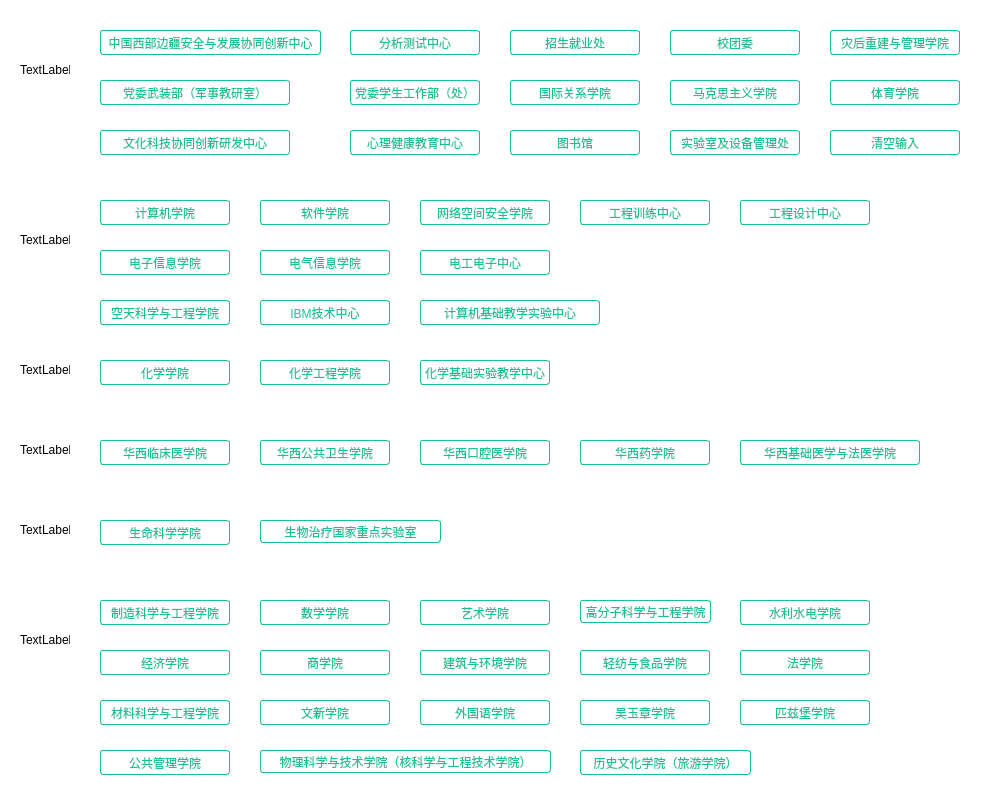
<?xml version="1.0" encoding="UTF-8"?>
<ui version="4.0">
 <class>ProfessionChooseForm</class>
 <widget class="QWidget" name="ProfessionChooseForm">
  <property name="geometry">
   <rect>
    <x>0</x>
    <y>0</y>
    <width>1002</width>
    <height>787</height>
   </rect>
  </property>
  <property name="windowTitle">
   <string>Form</string>
  </property>
  <property name="styleSheet">
   <string notr="true">QPushButton {
	border: 1px solid ; 
    border-radius: 3px; 
	border-color:rgb(29,191,151);
    background: white;  
    color:rgb(29,191,151);
}

QPushButton:hover {
	border: 1px solid ; 
    border-radius: 3px; 
	border-color:rgb(29,191,151);
    background: rgb(128,243,215);  
    color:rgb(29,191,151);
}

QWidget {
	background:#FFFFFF;
}</string>
  </property>
  <widget class="QLabel" name="label_1">
   <property name="geometry">
    <rect>
     <x>20</x>
     <y>180</y>
     <width>50</width>
     <height>120</height>
    </rect>
   </property>
   <property name="text">
    <string>TextLabel</string>
   </property>
  </widget>
  <widget class="QPushButton" name="pushButton_23">
   <property name="geometry">
    <rect>
     <x>260</x>
     <y>300</y>
     <width>130</width>
     <height>25</height>
    </rect>
   </property>
   <property name="text">
    <string>IBM技术中心</string>
   </property>
  </widget>
  <widget class="QLabel" name="label_0">
   <property name="geometry">
    <rect>
     <x>20</x>
     <y>10</y>
     <width>50</width>
     <height>120</height>
    </rect>
   </property>
   <property name="text">
    <string>TextLabel</string>
   </property>
  </widget>
  <widget class="QLabel" name="label_2">
   <property name="geometry">
    <rect>
     <x>20</x>
     <y>340</y>
     <width>50</width>
     <height>60</height>
    </rect>
   </property>
   <property name="text">
    <string>TextLabel</string>
   </property>
  </widget>
  <widget class="QPushButton" name="pushButton_0">
   <property name="geometry">
    <rect>
     <x>100</x>
     <y>30</y>
     <width>221</width>
     <height>25</height>
    </rect>
   </property>
   <property name="text">
    <string>中国西部边疆安全与发展协同创新中心</string>
   </property>
  </widget>
  <widget class="QPushButton" name="pushButton_6">
   <property name="geometry">
    <rect>
     <x>350</x>
     <y>80</y>
     <width>130</width>
     <height>25</height>
    </rect>
   </property>
   <property name="text">
    <string>党委学生工作部（处）</string>
   </property>
  </widget>
  <widget class="QPushButton" name="pushButton_5">
   <property name="geometry">
    <rect>
     <x>100</x>
     <y>80</y>
     <width>190</width>
     <height>25</height>
    </rect>
   </property>
   <property name="text">
    <string>党委武装部（军事教研室）</string>
   </property>
  </widget>
  <widget class="QPushButton" name="pushButton_1">
   <property name="geometry">
    <rect>
     <x>350</x>
     <y>30</y>
     <width>130</width>
     <height>25</height>
    </rect>
   </property>
   <property name="text">
    <string>分析测试中心</string>
   </property>
  </widget>
  <widget class="QPushButton" name="pushButton_50">
   <property name="geometry">
    <rect>
     <x>100</x>
     <y>750</y>
     <width>130</width>
     <height>25</height>
    </rect>
   </property>
   <property name="text">
    <string>公共管理学院</string>
   </property>
  </widget>
  <widget class="QPushButton" name="pushButton_25">
   <property name="geometry">
    <rect>
     <x>100</x>
     <y>360</y>
     <width>130</width>
     <height>25</height>
    </rect>
   </property>
   <property name="text">
    <string>化学学院</string>
   </property>
  </widget>
  <widget class="QPushButton" name="pushButton_27">
   <property name="geometry">
    <rect>
     <x>420</x>
     <y>360</y>
     <width>130</width>
     <height>25</height>
    </rect>
   </property>
   <property name="text">
    <string>化学基础实验教学中心</string>
   </property>
  </widget>
  <widget class="QPushButton" name="pushButton_28">
   <property name="geometry">
    <rect>
     <x>100</x>
     <y>440</y>
     <width>130</width>
     <height>25</height>
    </rect>
   </property>
   <property name="text">
    <string>华西临床医学院</string>
   </property>
  </widget>
  <widget class="QPushButton" name="pushButton_35">
   <property name="geometry">
    <rect>
     <x>100</x>
     <y>600</y>
     <width>130</width>
     <height>25</height>
    </rect>
   </property>
   <property name="text">
    <string>制造科学与工程学院</string>
   </property>
  </widget>
  <widget class="QPushButton" name="pushButton_9">
   <property name="geometry">
    <rect>
     <x>830</x>
     <y>80</y>
     <width>130</width>
     <height>25</height>
    </rect>
   </property>
   <property name="text">
    <string>体育学院</string>
   </property>
  </widget>
  <widget class="QPushButton" name="pushButton_26">
   <property name="geometry">
    <rect>
     <x>260</x>
     <y>360</y>
     <width>130</width>
     <height>25</height>
    </rect>
   </property>
   <property name="text">
    <string>化学工程学院</string>
   </property>
  </widget>
  <widget class="QPushButton" name="pushButton_31">
   <property name="geometry">
    <rect>
     <x>740</x>
     <y>440</y>
     <width>180</width>
     <height>25</height>
    </rect>
   </property>
   <property name="text">
    <string>华西基础医学与法医学院</string>
   </property>
  </widget>
  <widget class="QPushButton" name="pushButton_30">
   <property name="geometry">
    <rect>
     <x>420</x>
     <y>440</y>
     <width>130</width>
     <height>25</height>
    </rect>
   </property>
   <property name="text">
    <string>华西口腔医学院</string>
   </property>
  </widget>
  <widget class="QPushButton" name="pushButton_29">
   <property name="geometry">
    <rect>
     <x>260</x>
     <y>440</y>
     <width>130</width>
     <height>25</height>
    </rect>
   </property>
   <property name="text">
    <string>华西公共卫生学院</string>
   </property>
  </widget>
  <widget class="QPushButton" name="pushButton_52">
   <property name="geometry">
    <rect>
     <x>580</x>
     <y>750</y>
     <width>171</width>
     <height>25</height>
    </rect>
   </property>
   <property name="text">
    <string>历史文化学院（旅游学院）</string>
   </property>
  </widget>
  <widget class="QPushButton" name="pushButton_48">
   <property name="geometry">
    <rect>
     <x>580</x>
     <y>700</y>
     <width>130</width>
     <height>25</height>
    </rect>
   </property>
   <property name="text">
    <string>吴玉章学院</string>
   </property>
  </widget>
  <widget class="QPushButton" name="pushButton_32">
   <property name="geometry">
    <rect>
     <x>580</x>
     <y>440</y>
     <width>130</width>
     <height>25</height>
    </rect>
   </property>
   <property name="text">
    <string>华西药学院</string>
   </property>
  </widget>
  <widget class="QPushButton" name="pushButton_41">
   <property name="geometry">
    <rect>
     <x>260</x>
     <y>650</y>
     <width>130</width>
     <height>25</height>
    </rect>
   </property>
   <property name="text">
    <string>商学院</string>
   </property>
  </widget>
  <widget class="QPushButton" name="pushButton_49">
   <property name="geometry">
    <rect>
     <x>740</x>
     <y>700</y>
     <width>130</width>
     <height>25</height>
    </rect>
   </property>
   <property name="text">
    <string>匹兹堡学院</string>
   </property>
  </widget>
  <widget class="QPushButton" name="pushButton_7">
   <property name="geometry">
    <rect>
     <x>510</x>
     <y>80</y>
     <width>130</width>
     <height>25</height>
    </rect>
   </property>
   <property name="text">
    <string>国际关系学院</string>
   </property>
  </widget>
  <widget class="QPushButton" name="pushButton_12">
   <property name="geometry">
    <rect>
     <x>510</x>
     <y>130</y>
     <width>130</width>
     <height>25</height>
    </rect>
   </property>
   <property name="text">
    <string>图书馆</string>
   </property>
  </widget>
  <widget class="QPushButton" name="pushButton_47">
   <property name="geometry">
    <rect>
     <x>420</x>
     <y>700</y>
     <width>130</width>
     <height>25</height>
    </rect>
   </property>
   <property name="text">
    <string>外国语学院</string>
   </property>
  </widget>
  <widget class="QPushButton" name="pushButton_42">
   <property name="geometry">
    <rect>
     <x>420</x>
     <y>650</y>
     <width>130</width>
     <height>25</height>
    </rect>
   </property>
   <property name="text">
    <string>建筑与环境学院</string>
   </property>
  </widget>
  <widget class="QPushButton" name="pushButton_13">
   <property name="geometry">
    <rect>
     <x>670</x>
     <y>130</y>
     <width>130</width>
     <height>25</height>
    </rect>
   </property>
   <property name="text">
    <string>实验室及设备管理处</string>
   </property>
  </widget>
  <widget class="QPushButton" name="pushButton_17">
   <property name="geometry">
    <rect>
     <x>580</x>
     <y>200</y>
     <width>130</width>
     <height>25</height>
    </rect>
   </property>
   <property name="text">
    <string>工程训练中心</string>
   </property>
  </widget>
  <widget class="QPushButton" name="pushButton_18">
   <property name="geometry">
    <rect>
     <x>740</x>
     <y>200</y>
     <width>130</width>
     <height>25</height>
    </rect>
   </property>
   <property name="text">
    <string>工程设计中心</string>
   </property>
  </widget>
  <widget class="QPushButton" name="pushButton_11">
   <property name="geometry">
    <rect>
     <x>350</x>
     <y>130</y>
     <width>130</width>
     <height>25</height>
    </rect>
   </property>
   <property name="text">
    <string>心理健康教育中心</string>
   </property>
  </widget>
  <widget class="QPushButton" name="pushButton_2">
   <property name="geometry">
    <rect>
     <x>510</x>
     <y>30</y>
     <width>130</width>
     <height>25</height>
    </rect>
   </property>
   <property name="text">
    <string>招生就业处</string>
   </property>
  </widget>
  <widget class="QPushButton" name="pushButton_36">
   <property name="geometry">
    <rect>
     <x>260</x>
     <y>600</y>
     <width>130</width>
     <height>25</height>
    </rect>
   </property>
   <property name="text">
    <string>数学学院</string>
   </property>
  </widget>
  <widget class="QPushButton" name="pushButton_10">
   <property name="geometry">
    <rect>
     <x>100</x>
     <y>130</y>
     <width>190</width>
     <height>25</height>
    </rect>
   </property>
   <property name="text">
    <string>文化科技协同创新研发中心</string>
   </property>
  </widget>
  <widget class="QPushButton" name="pushButton_46">
   <property name="geometry">
    <rect>
     <x>260</x>
     <y>700</y>
     <width>130</width>
     <height>25</height>
    </rect>
   </property>
   <property name="text">
    <string>文新学院</string>
   </property>
  </widget>
  <widget class="QPushButton" name="pushButton_44">
   <property name="geometry">
    <rect>
     <x>740</x>
     <y>650</y>
     <width>130</width>
     <height>25</height>
    </rect>
   </property>
   <property name="text">
    <string>法学院</string>
   </property>
  </widget>
  <widget class="QPushButton" name="pushButton_45">
   <property name="geometry">
    <rect>
     <x>100</x>
     <y>700</y>
     <width>130</width>
     <height>25</height>
    </rect>
   </property>
   <property name="text">
    <string>材料科学与工程学院</string>
   </property>
  </widget>
  <widget class="QPushButton" name="pushButton_3">
   <property name="geometry">
    <rect>
     <x>670</x>
     <y>30</y>
     <width>130</width>
     <height>25</height>
    </rect>
   </property>
   <property name="text">
    <string>校团委</string>
   </property>
  </widget>
  <widget class="QPushButton" name="pushButton_4">
   <property name="geometry">
    <rect>
     <x>830</x>
     <y>30</y>
     <width>130</width>
     <height>25</height>
    </rect>
   </property>
   <property name="text">
    <string>灾后重建与管理学院</string>
   </property>
  </widget>
  <widget class="QPushButton" name="pushButton_22">
   <property name="geometry">
    <rect>
     <x>100</x>
     <y>300</y>
     <width>130</width>
     <height>25</height>
    </rect>
   </property>
   <property name="text">
    <string>空天科学与工程学院</string>
   </property>
  </widget>
  <widget class="QPushButton" name="pushButton_39">
   <property name="geometry">
    <rect>
     <x>740</x>
     <y>600</y>
     <width>130</width>
     <height>25</height>
    </rect>
   </property>
   <property name="text">
    <string>水利水电学院</string>
   </property>
  </widget>
  <widget class="QPushButton" name="pushButton_34">
   <property name="geometry">
    <rect>
     <x>260</x>
     <y>520</y>
     <width>181</width>
     <height>23</height>
    </rect>
   </property>
   <property name="text">
    <string>生物治疗国家重点实验室</string>
   </property>
  </widget>
  <widget class="QPushButton" name="pushButton_33">
   <property name="geometry">
    <rect>
     <x>100</x>
     <y>520</y>
     <width>130</width>
     <height>25</height>
    </rect>
   </property>
   <property name="text">
    <string>生命科学学院</string>
   </property>
  </widget>
  <widget class="QPushButton" name="pushButton_51">
   <property name="geometry">
    <rect>
     <x>260</x>
     <y>750</y>
     <width>291</width>
     <height>23</height>
    </rect>
   </property>
   <property name="text">
    <string>物理科学与技术学院（核科学与工程技术学院）</string>
   </property>
  </widget>
  <widget class="QPushButton" name="pushButton_21">
   <property name="geometry">
    <rect>
     <x>420</x>
     <y>250</y>
     <width>130</width>
     <height>25</height>
    </rect>
   </property>
   <property name="text">
    <string>电工电子中心</string>
   </property>
  </widget>
  <widget class="QPushButton" name="pushButton_19">
   <property name="geometry">
    <rect>
     <x>100</x>
     <y>250</y>
     <width>130</width>
     <height>25</height>
    </rect>
   </property>
   <property name="text">
    <string>电子信息学院</string>
   </property>
  </widget>
  <widget class="QPushButton" name="pushButton_20">
   <property name="geometry">
    <rect>
     <x>260</x>
     <y>250</y>
     <width>130</width>
     <height>25</height>
    </rect>
   </property>
   <property name="text">
    <string>电气信息学院</string>
   </property>
  </widget>
  <widget class="QPushButton" name="pushButton_43">
   <property name="geometry">
    <rect>
     <x>580</x>
     <y>650</y>
     <width>130</width>
     <height>25</height>
    </rect>
   </property>
   <property name="text">
    <string>轻纺与食品学院</string>
   </property>
  </widget>
  <widget class="QPushButton" name="pushButton_16">
   <property name="geometry">
    <rect>
     <x>420</x>
     <y>200</y>
     <width>130</width>
     <height>25</height>
    </rect>
   </property>
   <property name="text">
    <string>网络空间安全学院</string>
   </property>
  </widget>
  <widget class="QPushButton" name="pushButton_40">
   <property name="geometry">
    <rect>
     <x>100</x>
     <y>650</y>
     <width>130</width>
     <height>25</height>
    </rect>
   </property>
   <property name="text">
    <string>经济学院</string>
   </property>
  </widget>
  <widget class="QPushButton" name="pushButton_15">
   <property name="geometry">
    <rect>
     <x>260</x>
     <y>200</y>
     <width>130</width>
     <height>25</height>
    </rect>
   </property>
   <property name="text">
    <string>软件学院</string>
   </property>
  </widget>
  <widget class="QPushButton" name="pushButton_14">
   <property name="geometry">
    <rect>
     <x>100</x>
     <y>200</y>
     <width>130</width>
     <height>25</height>
    </rect>
   </property>
   <property name="text">
    <string>计算机学院</string>
   </property>
  </widget>
  <widget class="QPushButton" name="pushButton_24">
   <property name="geometry">
    <rect>
     <x>420</x>
     <y>300</y>
     <width>180</width>
     <height>25</height>
    </rect>
   </property>
   <property name="text">
    <string>计算机基础教学实验中心</string>
   </property>
  </widget>
  <widget class="QPushButton" name="pushButton_37">
   <property name="geometry">
    <rect>
     <x>420</x>
     <y>600</y>
     <width>130</width>
     <height>25</height>
    </rect>
   </property>
   <property name="text">
    <string>艺术学院</string>
   </property>
  </widget>
  <widget class="QPushButton" name="pushButton_38">
   <property name="geometry">
    <rect>
     <x>580</x>
     <y>600</y>
     <width>131</width>
     <height>23</height>
    </rect>
   </property>
   <property name="text">
    <string>高分子科学与工程学院</string>
   </property>
  </widget>
  <widget class="QPushButton" name="pushButton_8">
   <property name="geometry">
    <rect>
     <x>670</x>
     <y>80</y>
     <width>130</width>
     <height>25</height>
    </rect>
   </property>
   <property name="text">
    <string>马克思主义学院</string>
   </property>
  </widget>
  <widget class="QLabel" name="label_3">
   <property name="geometry">
    <rect>
     <x>20</x>
     <y>420</y>
     <width>50</width>
     <height>60</height>
    </rect>
   </property>
   <property name="text">
    <string>TextLabel</string>
   </property>
  </widget>
  <widget class="QLabel" name="label_4">
   <property name="geometry">
    <rect>
     <x>20</x>
     <y>500</y>
     <width>50</width>
     <height>60</height>
    </rect>
   </property>
   <property name="text">
    <string>TextLabel</string>
   </property>
  </widget>
  <widget class="QLabel" name="label_5">
   <property name="geometry">
    <rect>
     <x>20</x>
     <y>580</y>
     <width>50</width>
     <height>120</height>
    </rect>
   </property>
   <property name="text">
    <string>TextLabel</string>
   </property>
  </widget>
  <widget class="QPushButton" name="pushButton_clear">
   <property name="geometry">
    <rect>
     <x>830</x>
     <y>130</y>
     <width>130</width>
     <height>25</height>
    </rect>
   </property>
   <property name="text">
    <string>清空输入</string>
   </property>
  </widget>
 </widget>
 <resources/>
 <connections/>
</ui>
